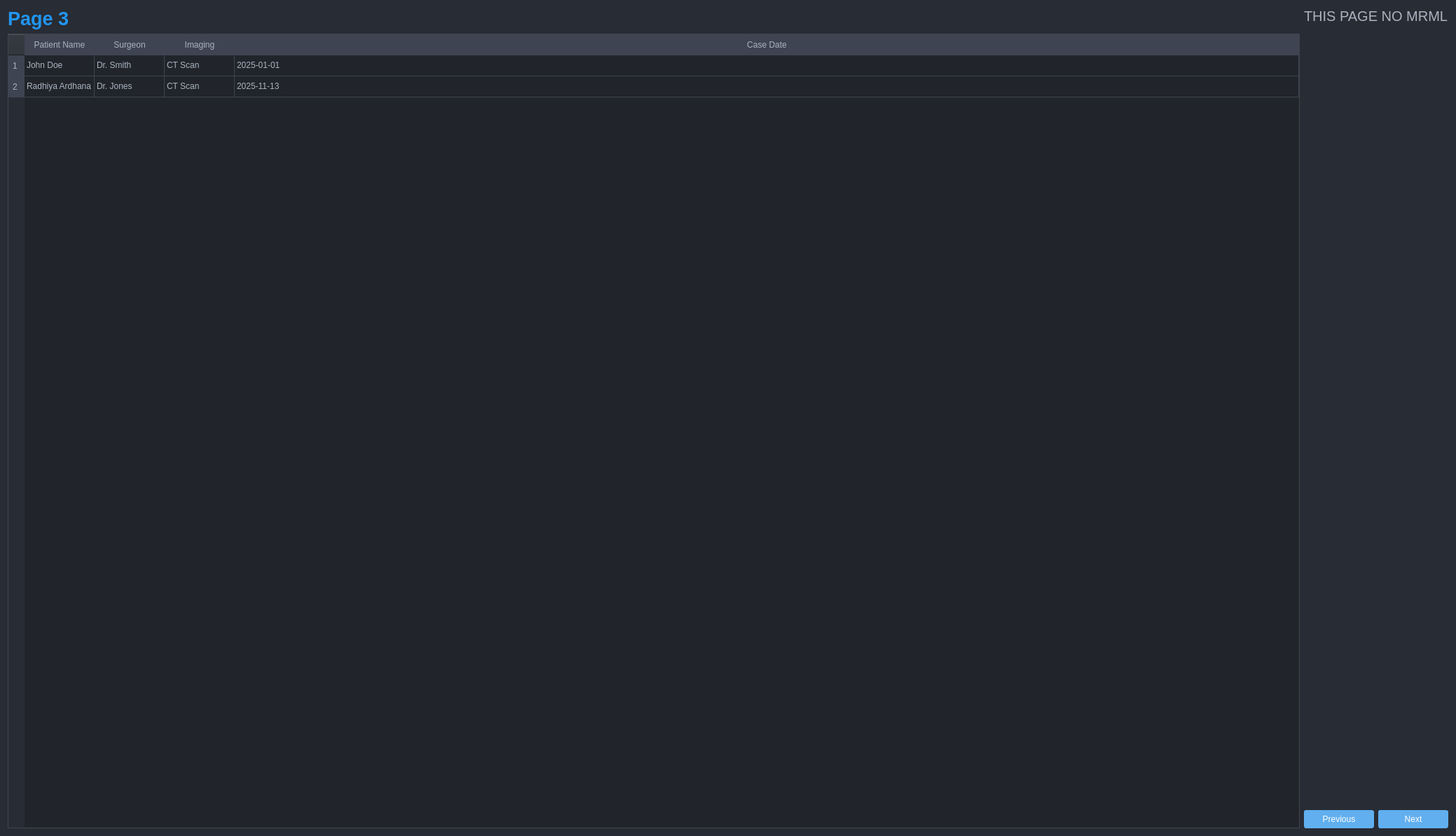
<?xml version="1.0" encoding="UTF-8"?>
<ui version="4.0">
 <class>EmployeeManagementWindowDark</class>
 <widget class="QWidget" name="EmployeeManagementWindowDark">
  <property name="geometry">
   <rect>
    <x>0</x>
    <y>0</y>
    <width>2078</width>
    <height>1193</height>
   </rect>
  </property>
  <property name="windowTitle">
   <string>Patient Case Management (Two Columns)</string>
  </property>
  <property name="styleSheet">
   <string notr="true">
    QWidget {
        background-color: #282c34;
        color: #abb2bf;
    }
    QLabel {
        color: #abb2bf;
    }
    QPushButton {
        background-color: #61afef;
        color: #ffffff;
        border: 1px solid #61afef;
        padding: 5px 15px;
        border-radius: 3px;
    }
    QPushButton:hover {
        background-color: #528cff;
        border: 1px solid #528cff;
    }
    QLineEdit, QComboBox {
        background-color: #3e4451;
        color: #abb2bf;
        border: 1px solid #3e4451;
        padding: 5px;
        border-radius: 3px;
    }
    QTableWidget {
        background-color: #21252b;
        color: #abb2bf;
        gridline-color: #3e4451;
        border: 1px solid #3e4451;
    }
    QTableWidget::item {
        padding: 5px;
    }
    QHeaderView::section {
        background-color: #3e4451;
        color: #abb2bf;
        padding: 5px;
        border: 1px solid #3e4451;
    }
    QTableWidget::item[text=&quot;ACTIVE&quot;] {
        background-color: #34495e;
        color: #2ecc71;
        border-radius: 3px;
        padding: 2px 5px;
    }
    /* Styles for the new right panel */
    #rightColumnWidget {
        background-color: #3e4451; /* Slightly different dark shade for separation */
        border-left: 1px solid #4b5263;
    }
   </string>
  </property>
  <layout class="QHBoxLayout" name="horizontalLayout_main">
   <item>
    <layout class="QVBoxLayout" name="verticalLayout_leftColumn">
     <item>
      <layout class="QHBoxLayout" name="horizontalLayout_header">
       <item>
        <layout class="QVBoxLayout" name="verticalLayout_headerText">
         <item>
          <widget class="QLabel" name="managementTitleLabel">
           <property name="font">
            <font>
             <pointsize>20</pointsize>
             <weight>75</weight>
             <italic>false</italic>
             <bold>true</bold>
            </font>
           </property>
           <property name="styleSheet">
            <string notr="true">color: #2196F3;</string>
           </property>
           <property name="text">
            <string>Page 3</string>
           </property>
          </widget>
         </item>
        </layout>
       </item>
      </layout>
     </item>
     <item>
      <layout class="QHBoxLayout" name="horizontalLayout_filters"/>
     </item>
     <item>
      <widget class="QTableWidget" name="employeeTableWidget">
       <property name="editTriggers">
        <set>QAbstractItemView::NoEditTriggers</set>
       </property>
       <property name="selectionMode">
        <enum>QAbstractItemView::SingleSelection</enum>
       </property>
       <property name="selectionBehavior">
        <enum>QAbstractItemView::SelectRows</enum>
       </property>
       <attribute name="horizontalHeaderVisible">
        <bool>true</bool>
       </attribute>
       <attribute name="horizontalHeaderStretchLastSection">
        <bool>true</bool>
       </attribute>
       <row/>
       <row/>
       <column>
        <property name="text">
         <string>Patient Name</string>
        </property>
       </column>
       <column>
        <property name="text">
         <string>Surgeon</string>
        </property>
       </column>
       <column>
        <property name="text">
         <string>Imaging</string>
        </property>
       </column>
       <column>
        <property name="text">
         <string>Case Date</string>
        </property>
       </column>
       <item row="0" column="0">
        <property name="text">
         <string>John Doe</string>
        </property>
       </item>
       <item row="0" column="1">
        <property name="text">
         <string>Dr. Smith</string>
        </property>
       </item>
       <item row="0" column="2">
        <property name="text">
         <string>CT Scan</string>
        </property>
       </item>
       <item row="0" column="3">
        <property name="text">
         <string>2025-01-01</string>
        </property>
       </item>
       <item row="1" column="0">
        <property name="text">
         <string>Radhiya Ardhana</string>
        </property>
       </item>
       <item row="1" column="1">
        <property name="text">
         <string>Dr. Jones</string>
        </property>
       </item>
       <item row="1" column="2">
        <property name="text">
         <string>CT Scan</string>
        </property>
       </item>
       <item row="1" column="3">
        <property name="text">
         <string>2025-11-13</string>
        </property>
       </item>
      </widget>
     </item>
    </layout>
   </item>
   <item>
    <layout class="QVBoxLayout" name="verticalLayout_rightColumn">
     <item>
      <layout class="QVBoxLayout" name="verticalLayout_3">
       <item>
        <widget class="QLabel" name="label_2">
         <property name="font">
          <font>
           <pointsize>15</pointsize>
          </font>
         </property>
         <property name="text">
          <string>THIS PAGE NO MRML</string>
         </property>
        </widget>
       </item>
       <item>
        <spacer name="verticalSpacer">
         <property name="orientation">
          <enum>Qt::Vertical</enum>
         </property>
         <property name="sizeHint" stdset="0">
          <size>
           <width>20</width>
           <height>40</height>
          </size>
         </property>
        </spacer>
       </item>
       <item>
        <layout class="QHBoxLayout" name="horizontalLayout">
         <item>
          <widget class="QPushButton" name="navPreviousButton">
           <property name="text">
            <string>Previous</string>
           </property>
          </widget>
         </item>
         <item>
          <widget class="QPushButton" name="navNextButton">
           <property name="text">
            <string>Next</string>
           </property>
          </widget>
         </item>
        </layout>
       </item>
      </layout>
     </item>
    </layout>
   </item>
  </layout>
 </widget>
 <resources/>
 <connections/>
</ui>
